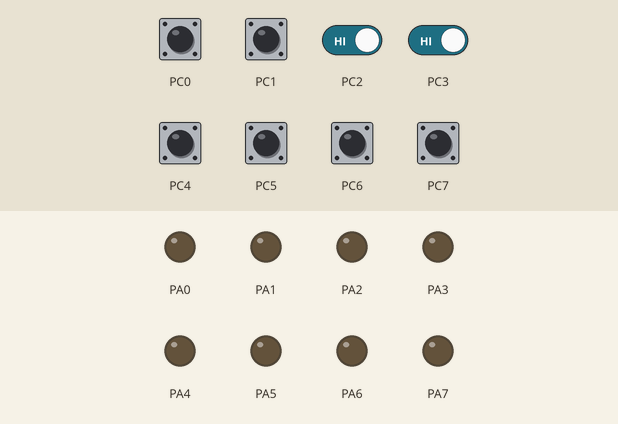
The program below on a simulated ATmega1284P, built with avr-gcc and emulated at 20 MHz. Parts: output pins drawn as LEDs (lit = HIGH). The inputs (shaded band) are chosen by the test bench; at power-on: PC0–7 HIGH.

Above: at 1.2 s.
1.3 s: PC0 pulled LOW for 0.15 s
At 2.2 s:
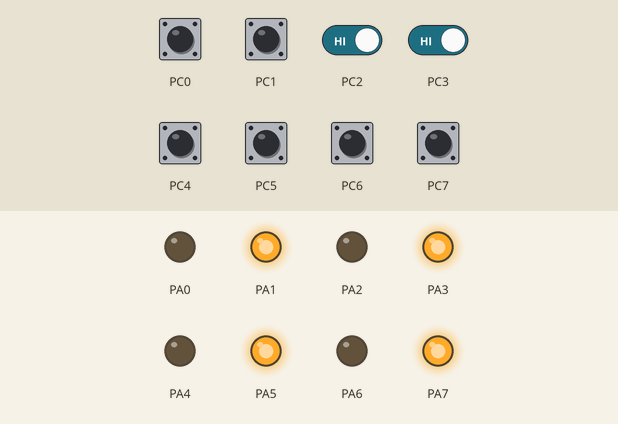
2.9 s: PC1 pulled LOW for 0.15 s
At 3.4 s:
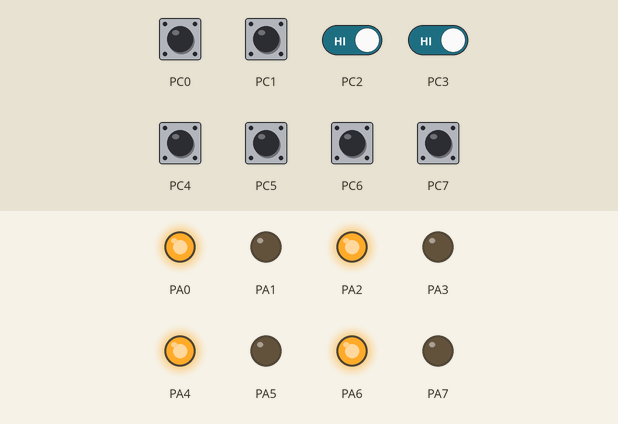
4.5 s: PC0 pulled LOW for 1 s
At 5.8 s:
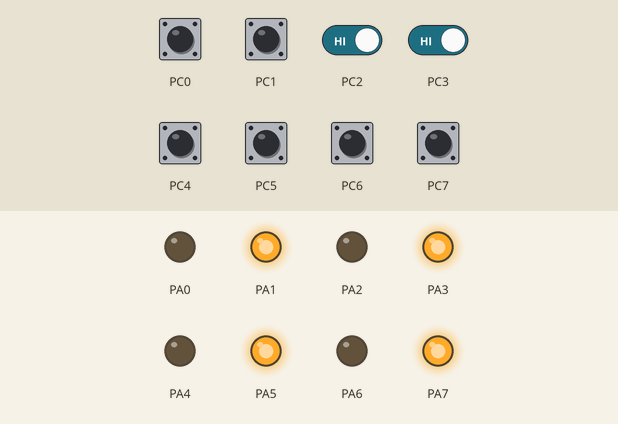
7.0 s: PC1 pulled LOW for 1 s
At 7.7 s:
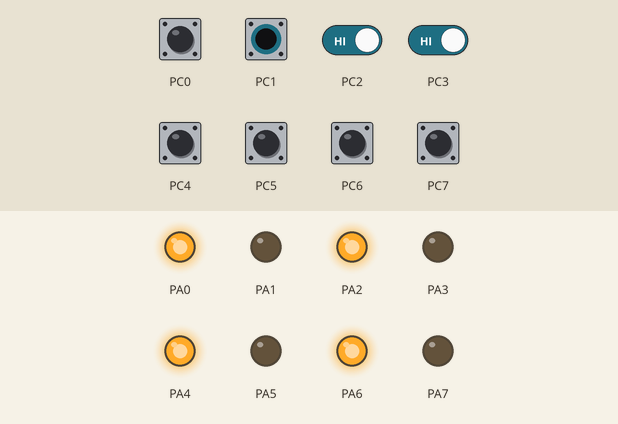
9.5 s: PC2 driven LOW and PC3 driven LOW
At 10.3 s:
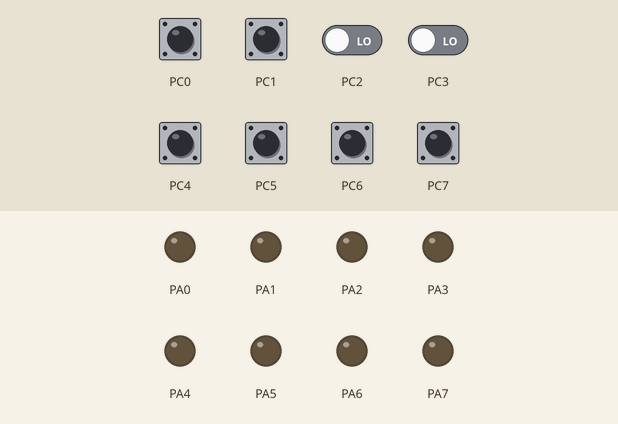
Timing chart, 0 to 12.0 s (numbered marks = the images above; inputs shaded):
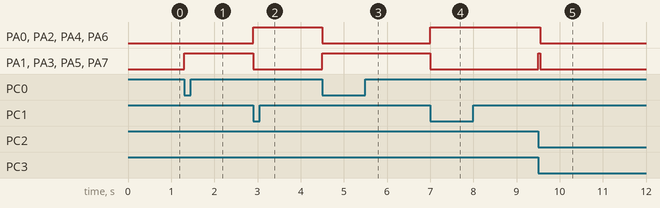

The program:

main.c
```c
#define F_CPU 20000000UL
#include <avr/io.h>
#include <util/delay.h>

int main(void) {
	DDRA = 0xFF;
	DDRC = 0x00;
	PORTC = 0xFF;

	int patron = 0x00;
	int prevPC3 = 1;

	while (1) {
		int botones = PINC;

		if (!(botones & (1<<PC2))) {
			patron = 0x00;
		}
		else {
			if (!(botones & (1<<PC0))) {
				patron = 0b10101010;
			}
			if (!(botones & (1<<PC1))) {
				patron = 0b01010101;
			}
		}

		int invertPC3 = (botones & (1<<PC3)) ? 1 : 0;
		if (prevPC3 == 1 && invertPC3 == 0) {
			patron = ~patron;
		}
		prevPC3 = invertPC3;

		PORTA = patron;

		_delay_ms(50);
	}
}
```

Measured:
- after the input at 1.3 s, PA1, PA3, PA5, PA7: LOW → HIGH at once
- after the input at 2.9 s, PA0, PA2, PA4, PA6: LOW → HIGH at once; PA1, PA3, PA5, PA7: HIGH → LOW at once
- after the input at 4.5 s, PA0, PA2, PA4, PA6: HIGH → LOW at once; PA1, PA3, PA5, PA7: LOW → HIGH at once
- after the input at 7.0 s, PA0, PA2, PA4, PA6: LOW → HIGH at once; PA1, PA3, PA5, PA7: HIGH → LOW at once
- after the input at 9.5 s, PA0, PA2, PA4, PA6: HIGH → LOW after 0.05 s; PA1, PA3, PA5, PA7: LOW → HIGH at once, → LOW 0.05 s later
